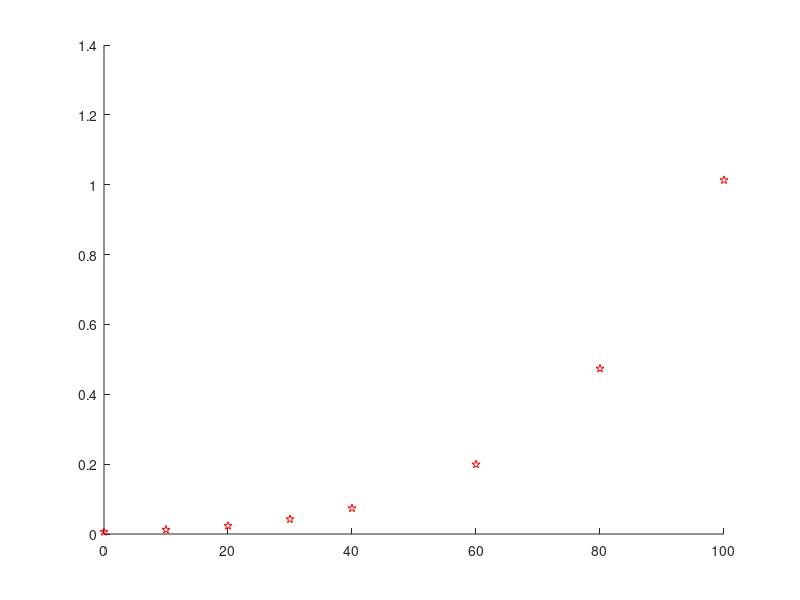

This figure's MATLAB source: (Note: this script raises an error after producing the figure.)
printf("== Exercise 2\n")

T = [0, 10, 20, 30, 40, 60, 80, 100];
P = [0.0061, 0.0123, 0.0234, 0.0424, 0.0738, 0.1992, 0.4736, 1.0133];

% a)

p1 = polyfit(T, P, 1);
approx_1 = polyval(p1, 45);

fprintf('Approximation of pressure P at T = %f is: %f\n', 45, approx_1);

% b)

p2 = polyfit(T,P,2)
p3 = polyfit(T,P,3)

approx_2 = polyval(p2, 45);
approx_3 = polyval(p3, 45);

fprintf('Approximation for p2 is: %f\n', approx_2);
fprintf('Approximation for p3 is: %f\n', approx_3);


% c)

actual = 0.095848;

fprintf('Error for p1 is: |actual - approx_1| = %f\n', abs(actual - approx_1));
fprintf('Error for p2 is: |actual - approx_2| = %f\n', abs(actual - approx_2));
fprintf('Error for p3 is: |actual - approx_3| = %f\n', abs(actual - approx_3));


% d)

hold on

sol = [];
t = 0 : 0.01 : 100;
x = 0 : 0.1 : 100;
n = length(x);

plot(T, P, 'rp');

plot(xp, polyval(p1, t), 'b-');
plot(xp, polyval(p2, t), 'g-');
plot(xp, polyval(p3, t), 'k-');


for i = 1 : n
  sol = [sol newtonForAValue(T, P, x(i))]
endfor

plot(x, sol, "y");





